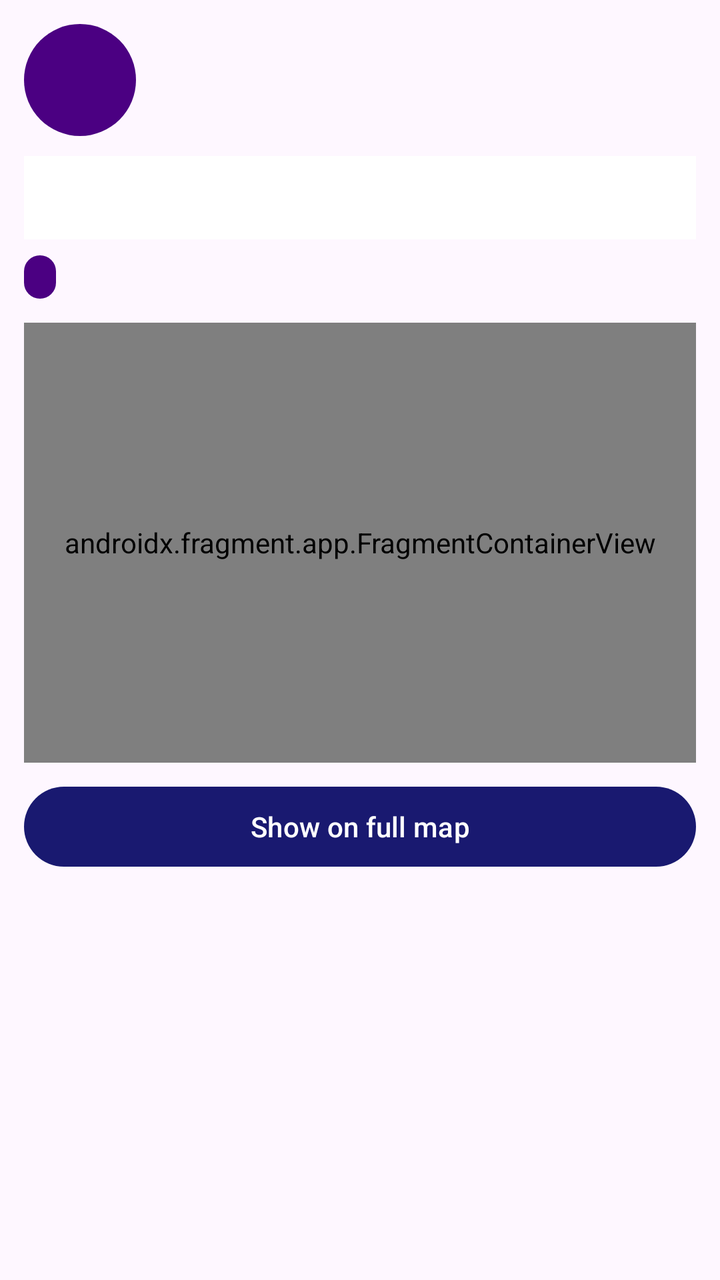
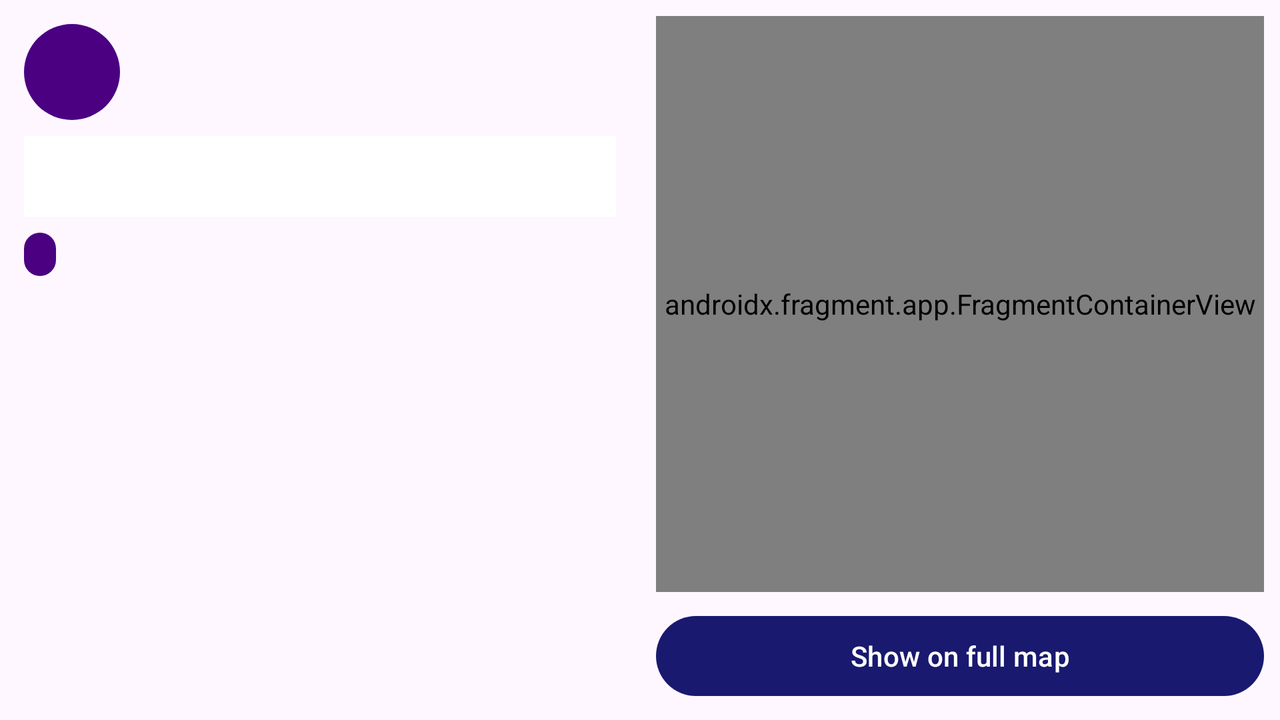

An Android layout and its configuration variant, each rendered on a device that would load it. The default file and the variant file are quoted in full after the pictures.
<!-- AndroidManifest.xml: application theme Theme.Wilson_Stuart_S2323311 -->
<!-- res/layout/fragment_detail.xml -->
<?xml version="1.0" encoding="utf-8"?>
<ScrollView xmlns:android="http://schemas.android.com/apk/res/android"
    xmlns:app="http://schemas.android.com/apk/res-auto"
    xmlns:map="http://schemas.android.com/apk/res-auto"
    android:layout_width="match_parent"
    android:layout_height="match_parent">

    <LinearLayout
        android:layout_width="match_parent"
        android:layout_height="wrap_content"
        android:orientation="vertical"
        android:padding="12dp">

        <LinearLayout
            android:layout_width="match_parent"
            android:layout_height="wrap_content"
            android:gravity="center_vertical"
            android:orientation="horizontal">

            <ImageView
                android:id="@+id/ivDetailIcon"
                android:layout_width="56dp"
                android:layout_height="56dp"
                android:background="@drawable/bg_icon_circle"
                android:contentDescription="@string/nothing_selected"
                android:padding="12dp"
                app:tint="@color/white" />

            <LinearLayout
                android:layout_width="0dp"
                android:layout_height="wrap_content"
                android:layout_marginStart="12dp"
                android:layout_weight="1"
                android:orientation="vertical">

                <TextView
                    android:id="@+id/tvDetailType"
                    android:layout_width="match_parent"
                    android:layout_height="wrap_content"
                    android:textColor="@color/black"
                    android:textSize="20sp"
                    android:textStyle="bold" />

                <TextView
                    android:id="@+id/tvDetailSubtitle"
                    android:layout_width="match_parent"
                    android:layout_height="wrap_content"
                    android:textColor="@color/text_secondary"
                    android:textSize="13sp" />
            </LinearLayout>
        </LinearLayout>

        <TextView
            android:id="@+id/tvDetailDescription"
            android:layout_width="match_parent"
            android:layout_height="wrap_content"
            android:layout_marginTop="10dp"
            android:background="@color/white"
            android:padding="10dp"
            android:textColor="@color/black"
            android:textSize="16sp" />

        <TextView
            android:id="@+id/tvDetailBadge"
            style="@style/LegendChip"
            android:layout_marginTop="8dp"
            android:textSize="13sp" />

        <LinearLayout
            android:id="@+id/detailRows"
            android:layout_width="match_parent"
            android:layout_height="wrap_content"
            android:orientation="vertical" />

        <androidx.fragment.app.FragmentContainerView
            android:id="@+id/miniMap"
            android:name="com.google.android.gms.maps.SupportMapFragment"
            android:layout_width="match_parent"
            android:layout_height="220dp"
            android:layout_marginTop="12dp"
            map:liteMode="true" />

        <Button
            android:id="@+id/btnShowOnMap"
            android:layout_width="match_parent"
            android:layout_height="wrap_content"
            android:layout_marginTop="8dp"
            android:text="@string/show_on_map" />
    </LinearLayout>
</ScrollView>
<!-- resources referenced by this layout -->
<resources>
  <color name="black">#FF000000</color>
  <color name="text_secondary">#696969</color>
  <color name="white">#FFFFFFFF</color>
  <!-- drawable bg_icon_circle (drawable) -->
  <?xml version="1.0" encoding="utf-8"?>
  <shape xmlns:android="http://schemas.android.com/apk/res/android" android:shape="oval">
      <solid android:color="@color/incident" />
  </shape>
  <string name="nothing_selected">Nothing selected</string>
  <string name="show_on_map">Show on full map</string>
  <style name="LegendChip">
          <item name="android:layout_width">wrap_content</item>
          <item name="android:layout_height">wrap_content</item>
          <item name="android:layout_marginEnd">4dp</item>
          <item name="android:paddingStart">8dp</item>
          <item name="android:paddingEnd">8dp</item>
          <item name="android:paddingTop">2dp</item>
          <item name="android:paddingBottom">2dp</item>
          <item name="android:background">@drawable/bg_badge</item>
          <item name="android:textColor">@color/white</item>
          <item name="android:textSize">11sp</item>
      </style>
  <style name="Theme.Wilson_Stuart_S2323311" parent="Base.Theme.Wilson_Stuart_S2323311" />
  <color name="incident">#4B0082</color>
  <!-- drawable bg_badge (drawable) -->
  <?xml version="1.0" encoding="utf-8"?>
  <shape xmlns:android="http://schemas.android.com/apk/res/android" android:shape="rectangle">
      <corners android:radius="10dp" />
      <solid android:color="@color/incident" />
  </shape>
  <style name="Base.Theme.Wilson_Stuart_S2323311" parent="Theme.Material3.Light.NoActionBar">
          <item name="colorPrimary">@color/primary</item>
          <item name="colorOnPrimary">@color/white</item>
          <item name="colorSecondary">@color/primary</item>
      </style>
  <color name="primary">#191970</color>
</resources>
<!-- res/layout-land/fragment_detail.xml (the repository's variant of the layout above) -->
<!-- drawn on the phone turned sideways -->
<?xml version="1.0" encoding="utf-8"?>
<LinearLayout xmlns:android="http://schemas.android.com/apk/res/android"
    xmlns:app="http://schemas.android.com/apk/res-auto"
    xmlns:map="http://schemas.android.com/apk/res-auto"
    android:layout_width="match_parent"
    android:layout_height="match_parent"
    android:orientation="horizontal">

    <ScrollView
        android:layout_width="0dp"
        android:layout_height="match_parent"
        android:layout_weight="1">

        <LinearLayout
            android:layout_width="match_parent"
            android:layout_height="wrap_content"
            android:orientation="vertical"
            android:padding="12dp">

            <LinearLayout
                android:layout_width="match_parent"
                android:layout_height="wrap_content"
                android:gravity="center_vertical"
                android:orientation="horizontal">

                <ImageView
                    android:id="@+id/ivDetailIcon"
                    android:layout_width="48dp"
                    android:layout_height="48dp"
                    android:background="@drawable/bg_icon_circle"
                    android:contentDescription="@string/nothing_selected"
                    android:padding="10dp"
                    app:tint="@color/white" />

                <LinearLayout
                    android:layout_width="0dp"
                    android:layout_height="wrap_content"
                    android:layout_marginStart="12dp"
                    android:layout_weight="1"
                    android:orientation="vertical">

                    <TextView
                        android:id="@+id/tvDetailType"
                        android:layout_width="match_parent"
                        android:layout_height="wrap_content"
                        android:textColor="@color/black"
                        android:textSize="18sp"
                        android:textStyle="bold" />

                    <TextView
                        android:id="@+id/tvDetailSubtitle"
                        android:layout_width="match_parent"
                        android:layout_height="wrap_content"
                        android:textColor="@color/text_secondary"
                        android:textSize="13sp" />
                </LinearLayout>
            </LinearLayout>

            <TextView
                android:id="@+id/tvDetailDescription"
                android:layout_width="match_parent"
                android:layout_height="wrap_content"
                android:layout_marginTop="8dp"
                android:background="@color/white"
                android:padding="10dp"
                android:textColor="@color/black"
                android:textSize="15sp" />

            <TextView
                android:id="@+id/tvDetailBadge"
                style="@style/LegendChip"
                android:layout_marginTop="8dp"
                android:textSize="13sp" />

            <LinearLayout
                android:id="@+id/detailRows"
                android:layout_width="match_parent"
                android:layout_height="wrap_content"
                android:orientation="vertical" />
        </LinearLayout>
    </ScrollView>

    <LinearLayout
        android:layout_width="0dp"
        android:layout_height="match_parent"
        android:layout_weight="1"
        android:orientation="vertical"
        android:padding="8dp">

        <androidx.fragment.app.FragmentContainerView
            android:id="@+id/miniMap"
            android:name="com.google.android.gms.maps.SupportMapFragment"
            android:layout_width="match_parent"
            android:layout_height="0dp"
            android:layout_weight="1"
            map:liteMode="true" />

        <Button
            android:id="@+id/btnShowOnMap"
            android:layout_width="match_parent"
            android:layout_height="wrap_content"
            android:layout_marginTop="8dp"
            android:text="@string/show_on_map" />
    </LinearLayout>
</LinearLayout>
